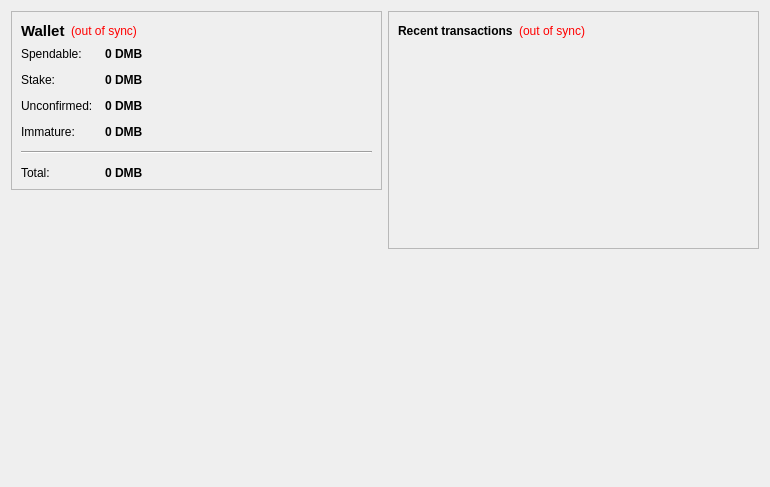
<?xml version="1.0" encoding="UTF-8"?>
<ui version="4.0">
 <class>OverviewPage</class>
 <widget class="QWidget" name="OverviewPage">
  <property name="geometry">
   <rect>
    <x>0</x>
    <y>0</y>
    <width>770</width>
    <height>487</height>
   </rect>
  </property>
  <property name="windowTitle">
   <string>Form</string>
  </property>
  <layout class="QHBoxLayout" name="horizontalLayout" stretch="1,1">
   <item>
    <layout class="QVBoxLayout" name="verticalLayout_2">
     <item>
      <widget class="QFrame" name="frame">
       <property name="frameShape">
        <enum>QFrame::StyledPanel</enum>
       </property>
       <property name="frameShadow">
        <enum>QFrame::Raised</enum>
       </property>
       <layout class="QVBoxLayout" name="verticalLayout_4">
        <item>
         <layout class="QHBoxLayout" name="horizontalLayout_4">
          <item>
           <widget class="QLabel" name="label_5">
            <property name="font">
             <font>
              <pointsize>11</pointsize>
              <weight>75</weight>
              <bold>true</bold>
             </font>
            </property>
            <property name="text">
             <string>Wallet</string>
            </property>
           </widget>
          </item>
          <item>
           <widget class="QLabel" name="labelWalletStatus">
            <property name="toolTip">
             <string>The displayed information may be out of date. Your wallet automatically synchronizes with the DigitalMoneyBits network after a connection is established, but this process has not completed yet.</string>
            </property>
            <property name="styleSheet">
             <string notr="true">QLabel { color: red; }</string>
            </property>
            <property name="text">
             <string notr="true">(out of sync)</string>
            </property>
            <property name="alignment">
             <set>Qt::AlignLeading|Qt::AlignLeft|Qt::AlignVCenter</set>
            </property>
           </widget>
          </item>
          <item>
           <spacer name="horizontalSpacer_2">
            <property name="orientation">
             <enum>Qt::Horizontal</enum>
            </property>
            <property name="sizeHint" stdset="0">
             <size>
              <width>40</width>
              <height>20</height>
             </size>
            </property>
           </spacer>
          </item>
         </layout>
        </item>
        <item>
         <layout class="QFormLayout" name="formLayout_2">
          <property name="fieldGrowthPolicy">
           <enum>QFormLayout::AllNonFixedFieldsGrow</enum>
          </property>
          <property name="horizontalSpacing">
           <number>12</number>
          </property>
          <property name="verticalSpacing">
           <number>12</number>
          </property>
          <item row="0" column="0">
           <widget class="QLabel" name="label">
            <property name="text">
             <string>Spendable:</string>
            </property>
           </widget>
          </item>
          <item row="0" column="1">
           <widget class="QLabel" name="labelBalance">
            <property name="font">
             <font>
              <weight>75</weight>
              <bold>true</bold>
             </font>
            </property>
            <property name="cursor">
             <cursorShape>IBeamCursor</cursorShape>
            </property>
            <property name="toolTip">
             <string>Your current spendable balance</string>
            </property>
            <property name="text">
             <string notr="true">0 DMB</string>
            </property>
            <property name="textInteractionFlags">
             <set>Qt::LinksAccessibleByMouse|Qt::TextSelectableByKeyboard|Qt::TextSelectableByMouse</set>
            </property>
           </widget>
          </item>
          <item row="1" column="0">
           <widget class="QLabel" name="label_6">
            <property name="text">
             <string>Stake:</string>
            </property>
           </widget>
          </item>
          <item row="1" column="1">
           <widget class="QLabel" name="labelStake">
            <property name="font">
             <font>
              <weight>75</weight>
              <bold>true</bold>
             </font>
            </property>
            <property name="cursor">
             <cursorShape>IBeamCursor</cursorShape>
            </property>
            <property name="toolTip">
             <string>Total of coins that was staked, and do not yet count toward the current balance</string>
            </property>
            <property name="text">
             <string notr="true">0 DMB</string>
            </property>
            <property name="textInteractionFlags">
             <set>Qt::LinksAccessibleByMouse|Qt::TextSelectableByKeyboard|Qt::TextSelectableByMouse</set>
            </property>
           </widget>
          </item>
          <item row="2" column="0">
           <widget class="QLabel" name="label_3">
            <property name="text">
             <string>Unconfirmed:</string>
            </property>
           </widget>
          </item>
          <item row="2" column="1">
           <widget class="QLabel" name="labelUnconfirmed">
            <property name="font">
             <font>
              <weight>75</weight>
              <bold>true</bold>
             </font>
            </property>
            <property name="cursor">
             <cursorShape>IBeamCursor</cursorShape>
            </property>
            <property name="toolTip">
             <string>Total of transactions that have yet to be confirmed, and do not yet count toward the current balance</string>
            </property>
            <property name="text">
             <string notr="true">0 DMB</string>
            </property>
            <property name="textInteractionFlags">
             <set>Qt::LinksAccessibleByMouse|Qt::TextSelectableByKeyboard|Qt::TextSelectableByMouse</set>
            </property>
           </widget>
          </item>
          <item row="3" column="0">
           <widget class="QLabel" name="labelImmatureText">
            <property name="text">
             <string>Immature:</string>
            </property>
           </widget>
          </item>
          <item row="3" column="1">
           <widget class="QLabel" name="labelImmature">
            <property name="font">
             <font>
              <weight>75</weight>
              <bold>true</bold>
             </font>
            </property>
            <property name="toolTip">
             <string>Mined balance that has not yet matured</string>
            </property>
            <property name="text">
             <string notr="true">0 DMB</string>
            </property>
            <property name="textInteractionFlags">
             <set>Qt::LinksAccessibleByMouse|Qt::TextSelectableByKeyboard|Qt::TextSelectableByMouse</set>
            </property>
           </widget>
          </item>
          <item row="4" column="0" colspan="2">
           <widget class="Line" name="line">
            <property name="orientation">
             <enum>Qt::Horizontal</enum>
            </property>
           </widget>
          </item>
          <item row="5" column="0">
           <widget class="QLabel" name="labelTotalText">
            <property name="text">
             <string>Total:</string>
            </property>
           </widget>
          </item>
          <item row="5" column="1">
           <widget class="QLabel" name="labelTotal">
            <property name="font">
             <font>
              <weight>75</weight>
              <bold>true</bold>
             </font>
            </property>
            <property name="cursor">
             <cursorShape>IBeamCursor</cursorShape>
            </property>
            <property name="toolTip">
             <string>Your current total balance</string>
            </property>
            <property name="text">
             <string notr="true">0 DMB</string>
            </property>
            <property name="textInteractionFlags">
             <set>Qt::LinksAccessibleByMouse|Qt::TextSelectableByKeyboard|Qt::TextSelectableByMouse</set>
            </property>
           </widget>
          </item>
         </layout>
        </item>
       </layout>
      </widget>
     </item>
     <item>
      <spacer name="verticalSpacer">
       <property name="orientation">
        <enum>Qt::Vertical</enum>
       </property>
       <property name="sizeHint" stdset="0">
        <size>
         <width>20</width>
         <height>50</height>
        </size>
       </property>
      </spacer>
     </item>
     <item>
      <widget class="QLabel" name="label_2">
       <property name="maximumSize">
        <size>
         <width>0</width>
         <height>0</height>
        </size>
       </property>
       <property name="autoFillBackground">
        <bool>true</bool>
       </property>
       <property name="text">
        <string/>
       </property>
       <property name="pixmap">
        <pixmap>:/icons/drmbg</pixmap>
       </property>
       <property name="scaledContents">
        <bool>false</bool>
       </property>
       <property name="margin">
        <number>0</number>
       </property>
      </widget>
     </item>
    </layout>
   </item>
   <item>
    <layout class="QVBoxLayout" name="verticalLayout_3">
     <item>
      <widget class="QFrame" name="frame_2">
       <property name="frameShape">
        <enum>QFrame::StyledPanel</enum>
       </property>
       <property name="frameShadow">
        <enum>QFrame::Raised</enum>
       </property>
       <layout class="QVBoxLayout" name="verticalLayout">
        <item>
         <layout class="QHBoxLayout" name="horizontalLayout_2">
          <item>
           <widget class="QLabel" name="label_4">
            <property name="text">
             <string>&lt;b&gt;Recent transactions&lt;/b&gt;</string>
            </property>
           </widget>
          </item>
          <item>
           <widget class="QLabel" name="labelTransactionsStatus">
            <property name="toolTip">
             <string>The displayed information may be out of date. Your wallet automatically synchronizes with the DigitalMoneyBits network after a connection is established, but this process has not completed yet.</string>
            </property>
            <property name="styleSheet">
             <string notr="true">QLabel { color: red; }</string>
            </property>
            <property name="text">
             <string notr="true">(out of sync)</string>
            </property>
            <property name="alignment">
             <set>Qt::AlignRight|Qt::AlignTrailing|Qt::AlignVCenter</set>
            </property>
           </widget>
          </item>
          <item>
           <spacer name="horizontalSpacer">
            <property name="orientation">
             <enum>Qt::Horizontal</enum>
            </property>
            <property name="sizeHint" stdset="0">
             <size>
              <width>40</width>
              <height>20</height>
             </size>
            </property>
           </spacer>
          </item>
         </layout>
        </item>
        <item>
         <widget class="QListView" name="listTransactions">
          <property name="styleSheet">
           <string notr="true">QListView { background: transparent; }</string>
          </property>
          <property name="frameShape">
           <enum>QFrame::NoFrame</enum>
          </property>
          <property name="verticalScrollBarPolicy">
           <enum>Qt::ScrollBarAlwaysOff</enum>
          </property>
          <property name="horizontalScrollBarPolicy">
           <enum>Qt::ScrollBarAlwaysOff</enum>
          </property>
          <property name="selectionMode">
           <enum>QAbstractItemView::NoSelection</enum>
          </property>
         </widget>
        </item>
       </layout>
      </widget>
     </item>
     <item>
      <spacer name="verticalSpacer_2">
       <property name="orientation">
        <enum>Qt::Vertical</enum>
       </property>
       <property name="sizeHint" stdset="0">
        <size>
         <width>20</width>
         <height>40</height>
        </size>
       </property>
      </spacer>
     </item>
    </layout>
   </item>
  </layout>
 </widget>
 <resources>
  <include location="../bitcoin.qrc"/>
 </resources>
 <connections/>
</ui>
